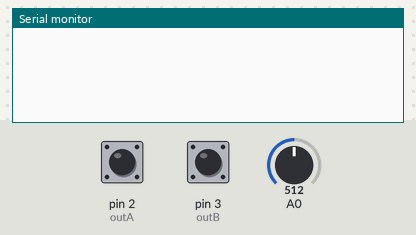
Recording of a sketch running on a simulated Arduino Leonardo, built with avr-gcc and run on an emulated ATmega32U4. Parts: the last lines printed to the serial monitor. The test bench sets the inputs (shaded band); at power-on: pin 2 (outA) HIGH, pin 3 (outB) HIGH, A0 = 512. USB keyboard and mouse output is not drawn.

Above: at 1.2 s.
1.3 s: pin 2 (outA) pulled LOW for 0.15 s
At 2.6 s:
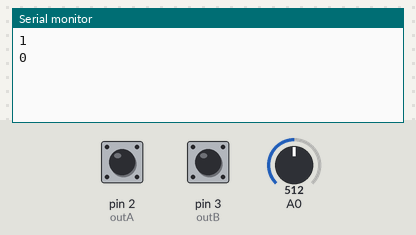
2.9 s: pin 3 (outB) pulled LOW for 0.15 s
At 3.8 s:
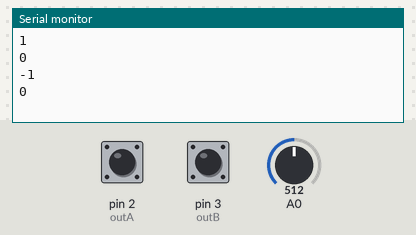
Timing chart, 0 to 5.9 s (numbered marks = the images above; inputs shaded):
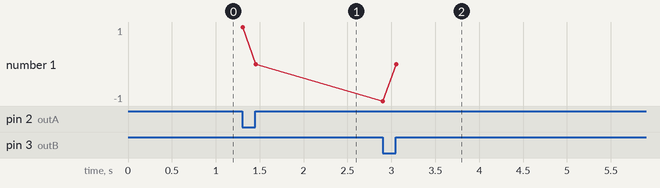

Measured:
- after the input at 1.3 s, the serial monitor: prints a new line at once (image 1)
- after the input at 2.9 s, the serial monitor: prints a new line at once (image 2)

The sketch:

SIM_Stearing_Wheel_Micro_Encoder_SERIAL_PRINT.ino
```cpp
//Steering wheel and throttle.


#include <Joystick.h> //Download Joystic library from here: https://github.com/MHeironimus/ArduinoJoystickLibrary

//Note: it's not working when I'm using: JOYSTICK_TYPE_MULTI_AXIS. It's not recognized as Gaming Device
Joystick_ Joystick(JOYSTICK_DEFAULT_REPORT_ID, JOYSTICK_TYPE_JOYSTICK,
0,0, //how many buttons
true, true, false, //only X axis steering and y axis throtle
false, false, false, //no Rx, Ry i Rz axis
false, false,
false, false, false);


const int potVcc = 9; //using pin 9 to provide power to potentiometer
//------------------------------------------
//Note: not every pin is usable for interrupts!
//You need to connect the signal wires to pins which are usable for interrupts: Micro, Leonardo, other 32u4-based: 0, 1, 2, 3, 7
const int outA = 2; //yellow cable
const int outB = 3; //white cable
volatile long encoder = 0; // volatile is using RAM this is because we will use interrupts
long encoder_save = 0;


void setup() {

Serial.begin(9600); //you can disable serial. it's just to check if it's working

//potentiometer
  pinMode(potVcc, OUTPUT);
  digitalWrite(potVcc, HIGH); //power up potentiometer
  Joystick.setYAxisRange(0, 1023);
//---------------------

Joystick.begin();
Joystick.setXAxisRange(-1600, 1600);
pinMode(outA, INPUT_PULLUP); //Encoder pin
pinMode(outB, INPUT_PULLUP); //Encoder pin
attachInterrupt(digitalPinToInterrupt(outA),outAChange,CHANGE); //CHANGE to trigger the interrupt whenever the pin changes value
attachInterrupt(digitalPinToInterrupt(outB),outBChange,CHANGE);
}

void loop() {
  // put your main code here, to run repeatedly:
  if (encoder_save != encoder) { // only print if new value
    encoder_save = encoder;
    Joystick.setXAxis(encoder);
    Serial.println(encoder);
  }
  delay(10);
  //potencjometr gaz-----------
  int ThrottlePot = analogRead(A0);
  Joystick.setYAxis(ThrottlePot);
}


void outAChange() {
  // when outA changes, outA==outB means negative direction
  encoder += digitalRead(outA) == digitalRead(outB) ? -1 : 1;
}

void outBChange() {
  // when outB changes, outA==outB means positive direction
  encoder += digitalRead(outA) == digitalRead(outB) ? 1 : -1;
}
```
